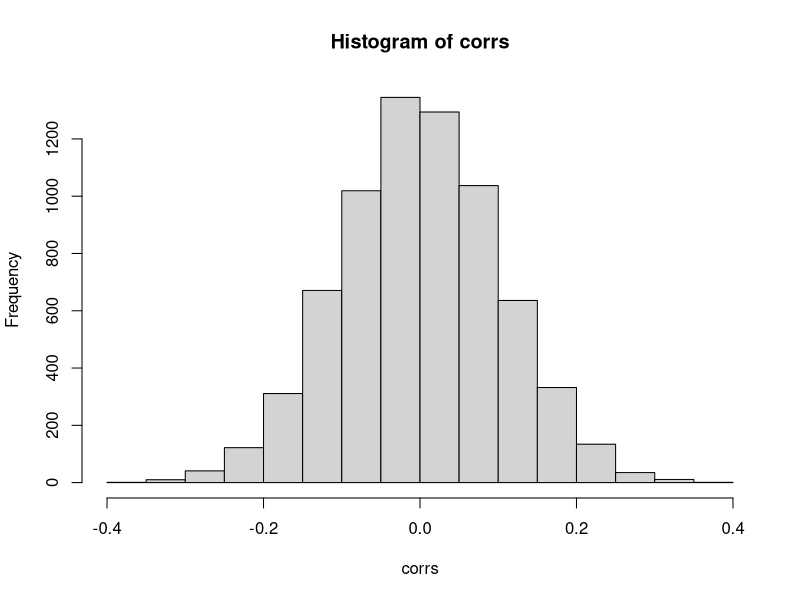

Source code (R):
# ---
# title: "Problem 3 of recommended exercise 5"
# author: "S. Muff"
# date: "`r format(Sys.time(), '%d %B, %Y')`"
# output:
#  html_document:
#    toc: yes
# ---

#+ include = FALSE
knitr::opts_chunk$set(warning = FALSE, message = FALSE, cache = TRUE)


#' ## Selection bias and the "wrong way to do CV".

 
  
#' ### Generate data

#' * Simulate high dimensional data ($p=5000$ predictors) from independent or correlated normal variables, but with few samples ($n=50$).

#' * Randomly assign class labels (here only 2). This means that the "truth"" is that the misclassification rate can not get very small. What is the expected misclassification rate (for this random set)?
#' 

#' ### Classification task:

#' * We choose a few ($d=25$) of the predictors (how? we just select those with the highest correlation to the outcome).
#' * Perform a classification rule (here: logistic empirical Bayes) on these predictors.
#' * Then we run CV ($k=5$) on either only the $d$ (=wrong way), or on all $c+d$ (=right way) predictors. 
#' * Report misclassification errors for both situations.

#' One possible version of this is presented in the R-code below. Go through the code and explain what is done in each step, then run the code and observe if the results are in agreement with what you expected. Make changes to the R-code if you want to test out different strategies.

#' 
#' We start by generating data for $n=50$ observations


library(boot)

#' GENERATE DATA; use a seed for reproducibility
set.seed(4258)
n=100 #number of observations
p=7000 #number of predictors
d=10 #top correlated predictors chosen
#' 
#' 
#' Generating predictor data
xs=matrix(rnorm(n*p,0,1),ncol=p,nrow=n) #simple way to to uncorrelated predictors
dim(xs) # n times p
xs[1:10,1:10]

#' Generate class labels independent of predictors - so if all classifies as class 1 we expect 50% errors in general
ys=c(rep(0,n/2),rep(1,n/2)) #now really 50% of each
table(ys)
 

#' ## *WRONG CV*:
#' 
#' Select the 25 most correlated predictors outside the CV.

#'
#' Calculate the correlations for all predictors and the response
corrs=apply(xs,2,cor,y=ys)
hist(corrs)
 

 
#' Select the d predictors with the highes correlation
selected=order(corrs^2,decreasing = TRUE)[1:d]  

#' Then store the highest correlated predictors into a reduced data frame, together with the response y:
data=data.frame(ys,xs[,selected])
 

#'Then run CV around the fitting of the classifier - use logistic regression and built in `cv.glm()` function
 
logfit=glm(ys~ . ,family="binomial",data=data)

cost <- function(r, pi = 0) mean(abs(r-pi) > 0.5)
kfold=10

cvres=cv.glm(data=data,glmfit=logfit,cost=cost,K=10)
cvres$delta
 

#'Observe a zero misclassification rate!
#'


#' ## *CORRECT CV*
#' 
#' Do not pre-select predictors outside the CV, but as part of the CV. We need to code this ourselves:

 
reorder=sample(1:n,replace=FALSE)
validclass=NULL
for (i in 1:kfold)
{
  neach=n/kfold
  trainids=setdiff(1:n,(((i-1)*neach+1):(i*neach)))
  traindata=data.frame(xs[reorder[trainids],],ys[reorder[trainids]])
  validdata=data.frame(xs[reorder[-trainids],],ys[reorder[-trainids]])
  colnames(traindata)=colnames(validdata)=c(paste("X",1:p),"y")
  foldcorrs= apply(traindata[,1:p],2,cor,y=traindata[,p+1]) 
  selected=order(foldcorrs^2,decreasing = TRUE)[1:d] #top d correlated selected
  data=traindata[,c(selected,p+1)]
  trainlogfit=glm(y~.,family="binomial",data=data)
  pred=plogis(predict.glm(trainlogfit,newdata=validdata[,selected]))
  validclass=c(validclass,ifelse(pred > 0.5, 1, 0))
}
table(ys[reorder],validclass)
1-sum(diag(table(ys[reorder],validclass)))/n
 


 